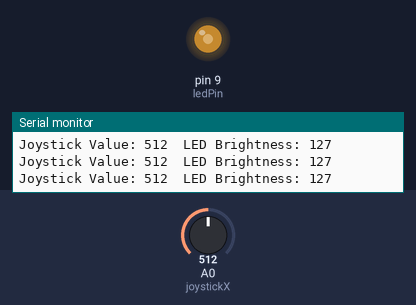
The sketch below on a simulated Arduino Uno, built with avr-gcc and run on an emulated ATmega328P. Parts: output pins drawn as LEDs (lit = HIGH), the last lines printed to the serial monitor. Inputs (shaded band) come from the test bench; at power-on: A0 (joystickX) = 512. Not simulated (calls return 0 or success): arduino_secrets.h.

Above: at 1.2 s.
1.3 s: A0 (joystickX) set to 416
At 1.7 s:
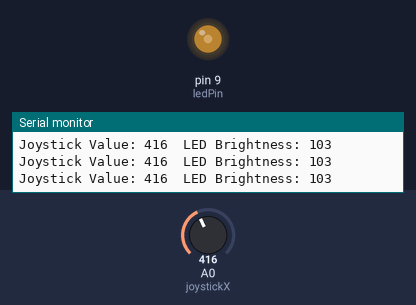
4.3 s: A0 (joystickX) set to 389
At 5.3 s:
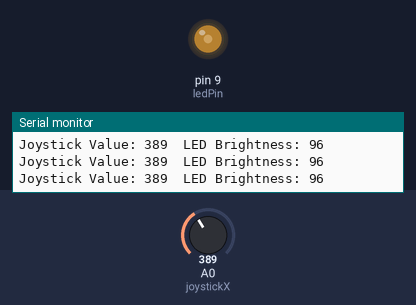
7.3 s: A0 (joystickX) set to 716
At 8.5 s:
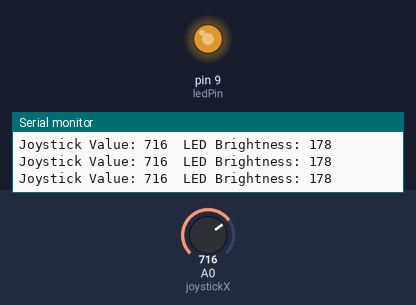
8.8 s: A0 (joystickX) set to 982
At 9.2 s:
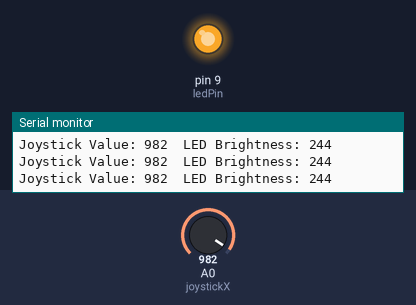
10.3 s: A0 (joystickX) set to 1006
At 11.0 s:
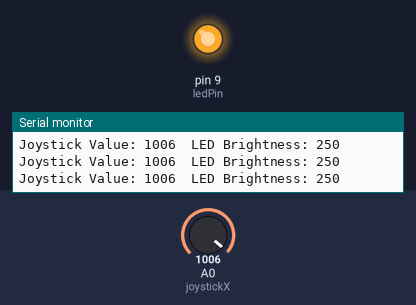
13.3 s: A0 (joystickX) set to 0
At 14.2 s:
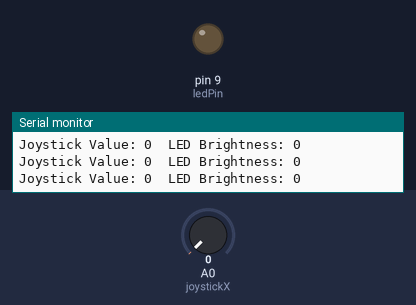
Timing chart, 0 to 15.8 s (numbered marks = the images above; inputs shaded):
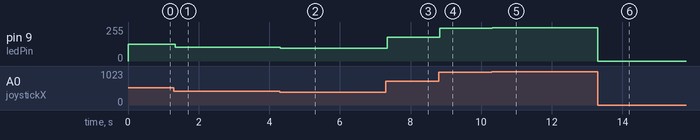

Measured:
- after the input at 1.3 s, pin 9 (ledPin): 127/255 → 103/255 at once
- after the input at 4.3 s, pin 9 (ledPin): 103/255 → 96/255 at once
- after the input at 7.3 s, pin 9 (ledPin): 96/255 → 178/255 at once
- after the input at 8.8 s, pin 9 (ledPin): 178/255 → 244/255 at once
- after the input at 10.3 s, pin 9 (ledPin): 244/255 → 250/255 at once
- after the input at 13.3 s, pin 9 (ledPin): 250/255 → 0/255 at once

The sketch:

Joystick-Controlled_LED_Brightness.ino
```cpp
#include "arduino_secrets.h"

int joystickX = A0;   // Joystick X-axis connected to A0
int joystickY = A1;   // Joystick Y-axis connected to A1
int ledPin = 9;       // LED connected to pin 9
int joystickValue = 0; // Variable to store joystick reading
int ledBrightness = 0; // LED brightness level (0-255)

void setup() {
  pinMode(ledPin, OUTPUT);  // Set LED pin as output
  Serial.begin(9600);       // Start serial communication for debugging
}

void loop() {
  joystickValue = analogRead(joystickX);  // Read joystick X-axis value
  ledBrightness = map(joystickValue, 0, 1023, 0, 255);  // Map joystick value to 0-255 range

  analogWrite(ledPin, ledBrightness);  // Set LED brightness based on joystick value

  Serial.print("Joystick Value: ");
  Serial.print(joystickValue);
  Serial.print("  LED Brightness: ");
  Serial.println(ledBrightness);

  delay(10);  // Small delay for smooth control
}
/*
int joystickX = A0;    // Joystick X-axis connected to A0
int joystickY = A1;    // Joystick Y-axis connected to A1
int ledPin1 = 9;       // LED1 connected to pin 9
int ledPin2 = 10;      // LED2 connected to pin 10
int joystickValue = 0; // Variable to store joystick reading
int ledBrightness = 0; // LED brightness level (0-255)
int switchThreshold = 512; // Threshold for left/right movement detection (middle of joystick range)

void setup() {
  pinMode(ledPin1, OUTPUT);  // Set LED1 pin as output
  pinMode(ledPin2, OUTPUT);  // Set LED2 pin as output
  Serial.begin(9600);        // Start serial communication for debugging
}

void loop() {
  joystickValue = analogRead(joystickX);  // Read joystick X-axis value

  if (joystickValue < switchThreshold) {
    // If joystick is on the left side (less than threshold)
    ledBrightness = map(joystickValue, 0, switchThreshold - 1, 0, 255);  // Map brightness for LED1
    analogWrite(ledPin1, ledBrightness);  // Set LED1 brightness
    analogWrite(ledPin2, 0);  // Turn off LED2
  } else {
    // If joystick is on the right side (greater than threshold)
    ledBrightness = map(joystickValue, switchThreshold, 1023, 0, 255);  // Map brightness for LED2
    analogWrite(ledPin2, ledBrightness);  // Set LED2 brightness
    analogWrite(ledPin1, 0);  // Turn off LED1
  }

  // Debugging output to the Serial Monitor
  Serial.print("Joystick Value: ");
  Serial.print(joystickValue);
  Serial.print("  LED1 Brightness: ");
  Serial.print(ledBrightness);
  Serial.print("  LED2 Brightness: ");
  Serial.println(ledBrightness);

  delay(10);  // Small delay for smooth control
}
*/
/*
int joystickX = A0;    // Joystick X-axis connected to A0
int joystickY = A1;    // Joystick Y-axis connected to A1
int ledPin1 = 9;       // LED1 connected to pin 9
int ledPin2 = 10;      // LED2 connected to pin 10
int joystickButton = 2; // Joystick button (MS) connected to pin 2
int joystickValue = 0; // Variable to store joystick reading
int ledBrightness = 0; // LED brightness level (0-255)
int switchThreshold = 512; // Threshold for left/right movement detection (middle of joystick range)
bool led1Selected = true; // Flag to track which LED is selected (true = LED1, false = LED2)

void setup() {
  pinMode(ledPin1, OUTPUT);  // Set LED1 pin as output
  pinMode(ledPin2, OUTPUT);  // Set LED2 pin as output
  pinMode(joystickButton, INPUT_PULLUP); // Set joystick button pin as input with internal pull-up resistor
  Serial.begin(9600);        // Start serial communication for debugging
}

void loop() {
  // Check if joystick button is pressed (LOW means pressed)
  if (digitalRead(joystickButton) == LOW) {
    delay(200); // Debounce delay to avoid multiple triggers
    led1Selected = !led1Selected; // Toggle between LED1 and LED2
    while (digitalRead(joystickButton) == LOW) {
      // Wait until button is released
    }
  }

  joystickValue = analogRead(joystickX);  // Read joystick X-axis value

  if (led1Selected) {
    // If LED1 is selected
    ledBrightness = map(joystickValue, 0, 1023, 0, 255);  // Map brightness for LED1
    analogWrite(ledPin1, ledBrightness);  // Set LED1 brightness
    analogWrite(ledPin2, 0);  // Turn off LED2
  } else {
    // If LED2 is selected
    ledBrightness = map(joystickValue, 0, 1023, 0, 255);  // Map brightness for LED2
    analogWrite(ledPin2, ledBrightness);  // Set LED2 brightness
    analogWrite(ledPin1, 0);  // Turn off LED1
  }

  // Debugging output to the Serial Monitor
  Serial.print("Joystick Value: ");
  Serial.print(joystickValue);
  Serial.print("  LED1 Brightness: ");
  Serial.print(ledBrightness);
  Serial.print("  LED2 Brightness: ");
  Serial.println(ledBrightness);

  delay(10);  // Small delay for smooth control
}*/
```
